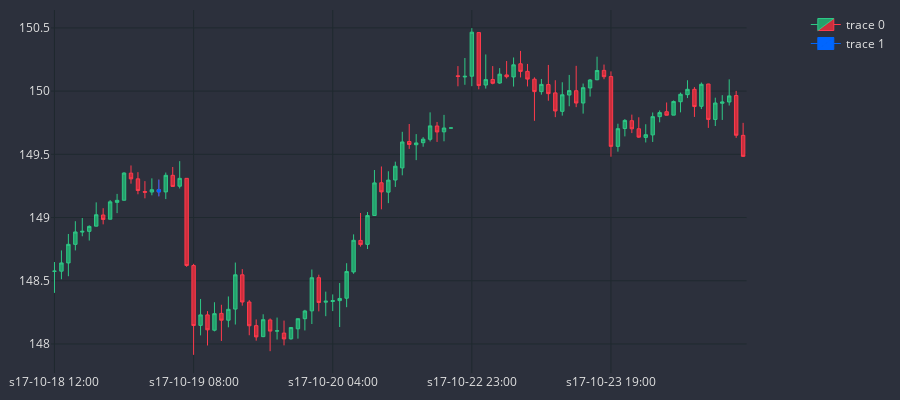

The code cell stored with this chart in its notebook:
### Code cell
MARKER = '#0066FF'
dfp = df_an.iloc[11100:11200]
cp = CandlePlot(dfp, candles=True)
df_temp = cp.df_plot[cp.df_plot.TWEEZER_TOP == True]
cp.fig.add_trace(go.Candlestick(
                x = df_temp.sTime,
                open = df_temp.mid_o,
                high = df_temp.mid_h,
                low = df_temp.mid_l,
                close = df_temp.mid_c,
                line = dict(width=1), 
                opacity = 1,
                increasing_fillcolor=MARKER,
                decreasing_fillcolor=MARKER,
                increasing_line_color=MARKER,
                decreasing_line_color=MARKER,
            ))

cp.show_plot()
